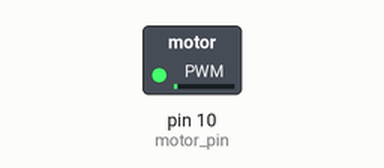
This sketch was run on a simulated Arduino Uno, built with avr-gcc and run on an emulated ATmega328P. Parts: switched loads named in the sketch (green lamp = pin HIGH).

Above: at 0.05 s.
At 0.65 s:
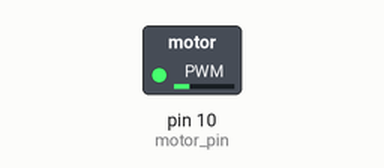
At 1.3 s:
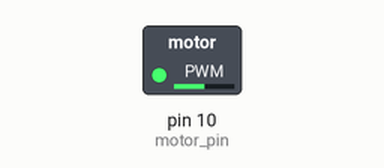
At 2.55 s:
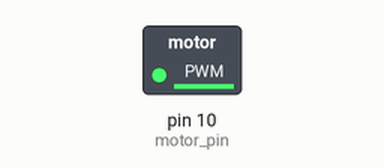
Timing chart, 0 to 5.9 s (numbered marks = the images above):
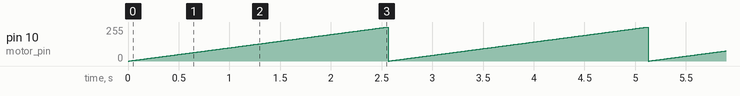

Measured:
- by itself, pin 10 (motor_pin): ramps from 0/255 to 255/255 and jumps back, once every 2.6 s

The sketch:

speed.ino
```cpp
#define motor_pin 10

void setup() {
  pinMode(motor_pin, OUTPUT);
}

void loop() {
  for(int vel=0; vel <= 255; vel++) {
    analogWrite(motor_pin, vel);
    delay(10);
  }
}
```
